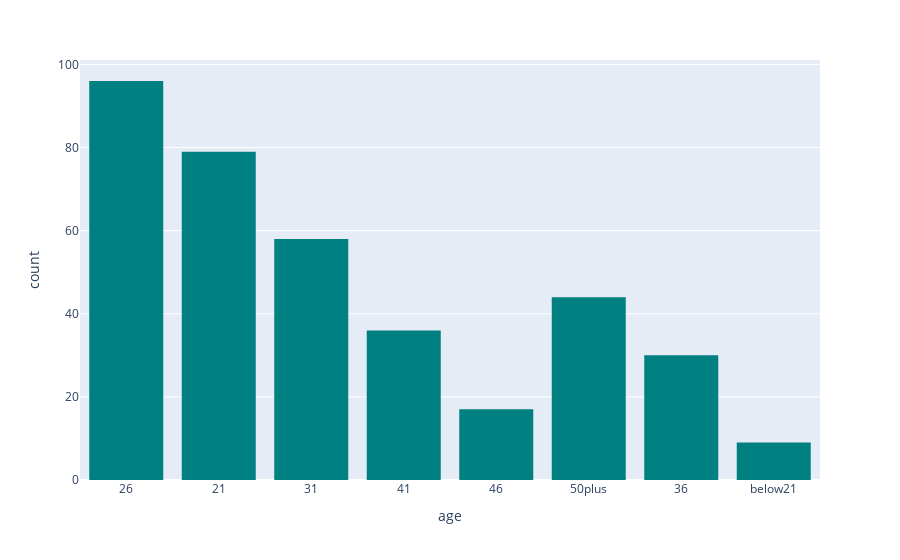

The notebook cell saved with this chart:
### Code cell
# Visual for ages of the female customers who accepted Coffee House coupons with friend passenger
px.histogram(CH_fem_friends['age'], x='age', color_discrete_sequence=['teal'])

### Figure 1 — Plotly figure (JSON) as saved in the notebook; plotly's stock layout.template omitted (floating-point values rounded to 4 significant figures; data arrays with more than 128 entries replaced by an {"elided": "..."} marker saying what was removed)
{"data": [{"alignmentgroup": "True", "bingroup": "x", "hovertemplate": "age=%{x}<br>count=%{y}<extra></extra>", "legendgroup": "", "marker": {"color": "teal", "pattern": {"shape": ""}}, "name": "", "offsetgroup": "", "orientation": "v", "showlegend": false, "type": "histogram", "x": {"elided": "369 str values"}, "xaxis": "x", "yaxis": "y"}], "layout": {"autosize": true, "barmode": "relative", "legend": {"tracegroupgap": 0}, "margin": {"t": 60}, "xaxis": {"anchor": "y", "autorange": true, "domain": [0, 1], "range": [-0.5, 7.5], "title": {"text": "age"}, "type": "category"}, "yaxis": {"anchor": "x", "autorange": true, "domain": [0, 1], "range": [0, 101.1], "title": {"text": "count"}}}}
